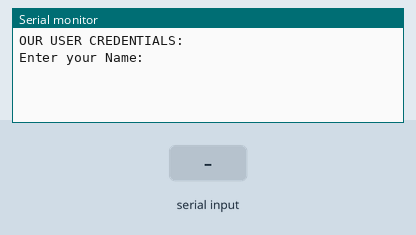
The sketch below on a simulated Arduino Uno, built with avr-gcc and run on an emulated ATmega328P. On the bench: the last lines printed to the serial monitor. The inputs (shaded band) are chosen by the test bench.

Above: at 1.9 s.
2.0 s: "90,45\n" received over Serial
At 2.8 s:
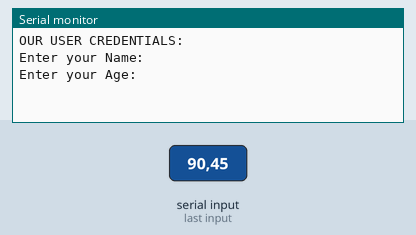
3.5 s: "30,150\n" received over Serial
At 4.0 s:
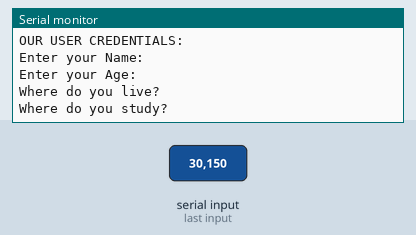
5.0 s: "0\n" received over Serial
At 6.5 s:
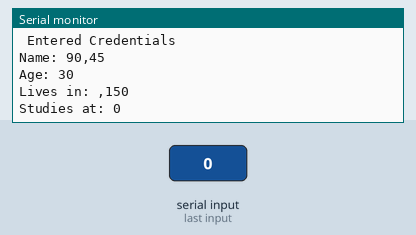

The sketch:

Userform.ino
```cpp
int Delay = 2000;
String Name = "";
int Age = 0;
String WDYL = "";
String WDYS = "";
void setup() {
  Serial.begin(115200);
  delay(1000);
  Serial.println("OUR USER CREDENTIALS:");
  Serial.println("Enter your Name:");
  while (Name == "") {
    if (Serial.available() > 0) {
      Name = Serial.readStringUntil('\n');
      Name.trim();
    }
  }
  Serial.println("Enter your Age:");
  while (Age == 0) {
if (Serial.available() > 0) {
 Age = Serial.parseInt();
   }
  }
  Serial.println("Where do you live?");
  while (WDYL == "") {
  if (Serial.available() > 0) {
  WDYL = Serial.readStringUntil('\n');
  WDYL.trim();
  }
  }
  Serial.println("Where do you study?");
  while (WDYS == "") {
if (Serial.available() > 0) {
WDYS = Serial.readStringUntil('\n');
 WDYS.trim();
}}
}
void loop() {
  Serial.println("\n Entered Credentials");
  Serial.println("Name: " + Name);
  Serial.println("Age: " + String(Age));
  Serial.println("Lives in: " + WDYL);
  Serial.println("Studies at: " + WDYS);

  delay(5000);
}
```

Measured:
- after the input at 2.0 s, the serial monitor: prints a new line at once (image 1)
- after the input at 3.5 s, the serial monitor: prints a new line at once (image 2)
- after the input at 5.0 s, the serial monitor: prints a new line at once (image 3)
